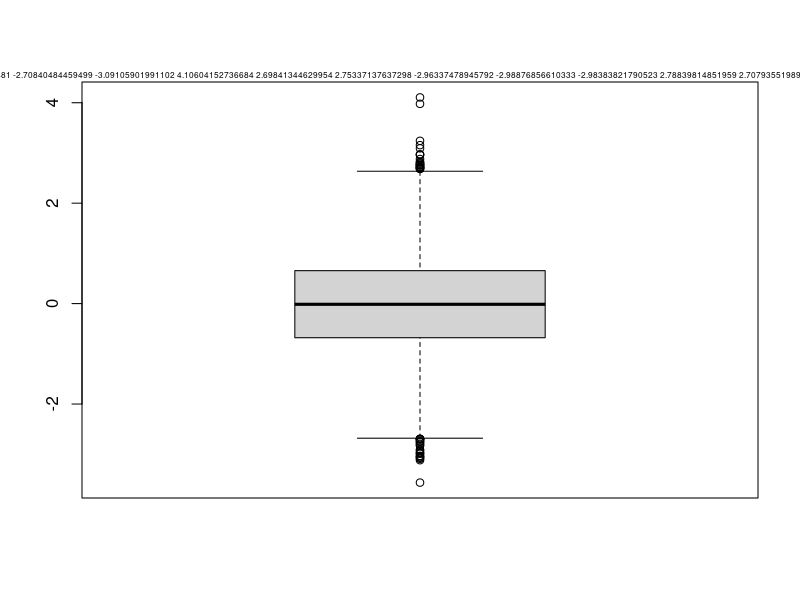
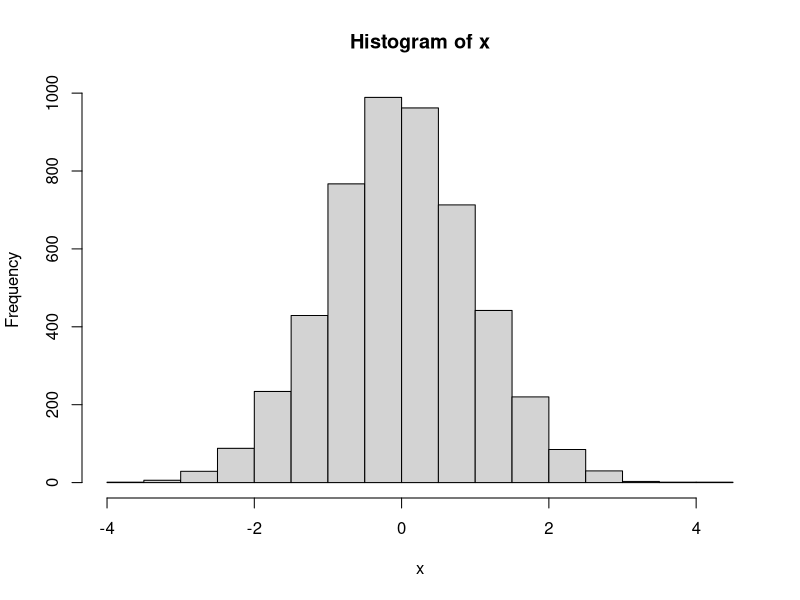

Reproduce these figures in R, in order.
## ---- chunk 1
knitr::opts_chunk$set(echo = TRUE)
## ---- chunk 2
set.seed(1234567890)
x <- rnorm(5000)
## ---- chunk 3
t.test(x)
## ---- chunk 4
outlier_values <- boxplot.stats(x)$out
boxplot(x)
mtext(paste("Outliers: ", paste(outlier_values, collapse = " ")), cex=0.5 )
## ---- chunk 5
x[!x %in% boxplot.stats(x)$out]
hist(x)
